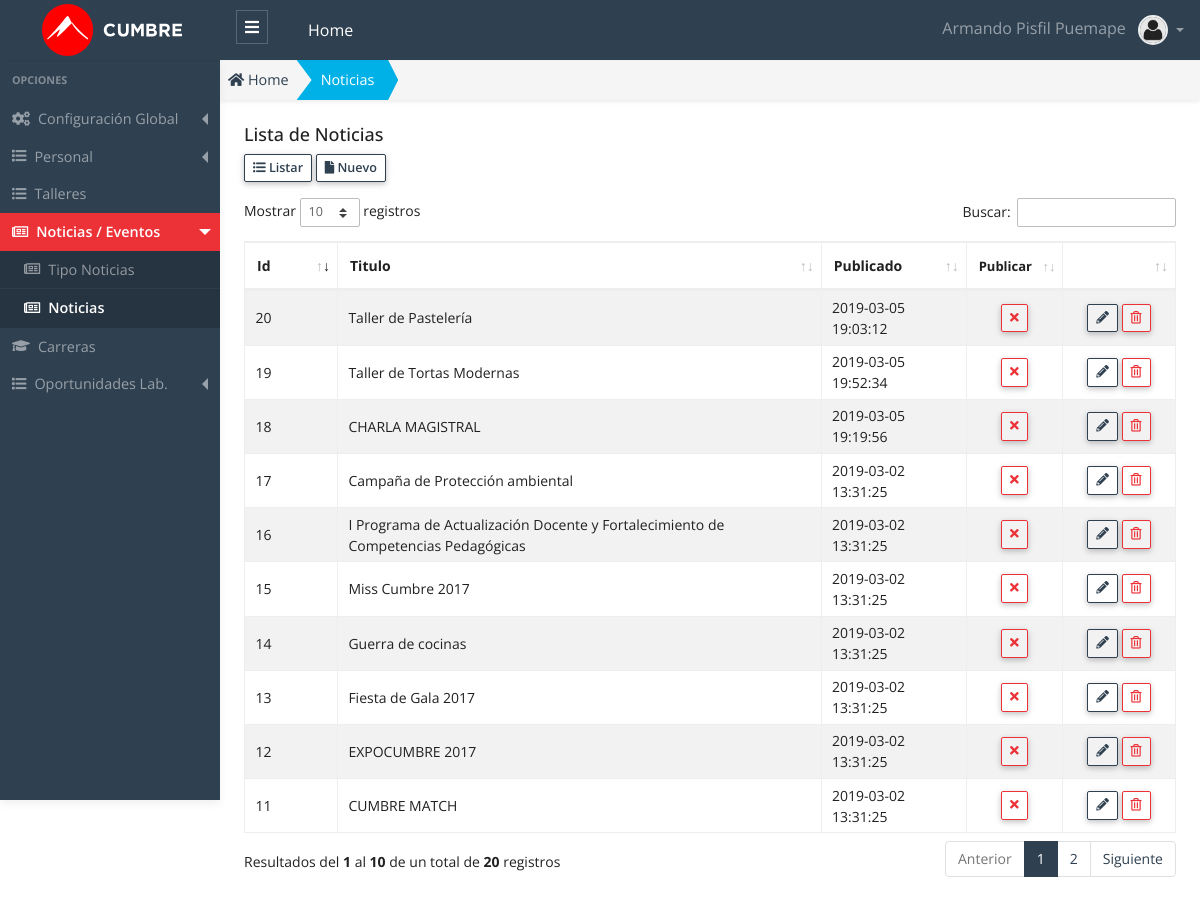
The app's page /public/admin/noticia/noticia.php (signed in) with its own data.
### tables this page shows
CREATE TABLE `noticia` (
  `id` int(11) unsigned NOT NULL AUTO_INCREMENT,
  `tipo_noticia_id` int(10) unsigned NOT NULL DEFAULT '1',
  `titulo` varchar(120) NOT NULL,
  `descripcion` longtext,
  `imagen` varchar(200) DEFAULT '',
  `url` varchar(200) NOT NULL,
  `item` int(11) DEFAULT NULL,
  `glosa` text,
  `publicar` char(1) DEFAULT 'S',
  `estado` tinyint(1) unsigned DEFAULT '1',
  `created_up` timestamp NULL DEFAULT CURRENT_TIMESTAMP ON UPDATE CURRENT_TIMESTAMP,
  PRIMARY KEY (`id`) USING BTREE
);

### public/app/database/Connection.php (called while the page is built, shortened)
<?php
Class Connection
{
  protected $db_host   = 'localhost';
  protected $db_user   = 'root';
  protected $db_pass   = '';
  protected $db_name   = 'escuelac_w_ne16';
  protected $db_port   = '3306';
  protected $db_driver = 'mysql';
  protected $query  = '';
  protected $conn   = null  ;
  private function openConnection()
  {
    $str_conn = $this->db_driver.":host=".$this->db_host.";port=".$this->db_port.";dbname=" .$this->db_name;
    $this->conn = new PDO($str_conn,$this->db_user,$this->db_pass);
    $this->conn->setAttribute(PDO::ATTR_ERRMODE, PDO::ERRMODE_EXCEPTION);
    $this->conn->query("SET NAMES 'utf8'");
    return $this->conn ;
  }
  protected function executeQuery()
  {
    $stm = $this->conn->prepare($this->query);
    $this->status = $stm->execute() ;
    if($this->status)
    {
      $column_count = $stm->columnCount() ;
      if ($column_count > 0)
      {
        $rows  = $stm->fetchAll(PDO::FETCH_ASSOC) ;
      }
    }
  }
}

### public/app/models/Noticia.php (called while the page is built, shortened)
<?php
class Noticia extends Connection {
  public function getAll()
  {
    try{
      $this->query = "SELECT * FROM noticia; ";
      $this->executeQuery();
      $data = $this->rows ;
      return $data;
    }catch(exception $e){
      throw new Exception($e->getMessage());
    }
  }
}

### public/app/controllers/NoticiaController.php (called while the page is built, shortened)
<?php
 class NoticiaController
{
  public function getAll()
  {
    try
    {
      $noticia  = new Noticia();
      $data = $noticia->getAll();
      return $data ;
    }
    catch (Exception $e)
    {
      throw new Exception($e->getMessage());
    }
  }
}

### public/admin/noticia/noticia.php (the view, shortened to what this page needs)
<?php
    $noticia_controller = new NoticiaController();
    $data = $noticia_controller->getAll();
    $title_page = "Noticias";
?>
<!DOCTYPE html>
<html lang="es">
<head>
  <?php
    require_once "../layout/head_links.phtml";
  ?>
</head>
<body>
  <?php require "../layout/header.phtml"; ?>
  <div class="app-wrap">
    <?php require_once "../layout/sidebar.phtml";?>
    <main role="main" class="main">
      <nav class="full-content" aria-label="breadcrumb">
        <ol class="breadcrumb breadcrumb-shape shadow-sm radius-0">
          <li class="breadcrumb-item">
            <a href="admin">
              <i class="fas fa-home"></i> Home
            </a>
          </li>
          <li class="breadcrumb-item active bg-info text-white" aria-current="page">
            <a class="link-white" href="admin/noticia/noticia.php">
              <?php echo $title_page; ?>
            </a>
          </li>
        </ol>
      </nav>
      <div class="container-full p-2 fs-x-14">
        <div class="row">
          <div class="col-12">
            <h5 class="page-header-title">Lista de <?php echo $title_page; ?> </h5>
          </div>
          <div class="col-12 mb-3">
            <a href="admin/noticia/noticia.php" class="btn btn-outline-primary btn-sm btn-bar" role="button">
              <i class="fas fa-list-ul"></i>
              Listar
            </a>
            <a href="admin/noticia/nuevo.php" class="btn btn-outline-primary btn-sm btn-bar" role="button">
              <i class="fas fa-file"></i>
              Nuevo
            </a>
          </div>
          <div class="col-12">
            <div class="table-responsive">
            <table id="dataTableList" class="table table-striped table-bordered" style="width:100%">
              <thead>
                <tr>
                  <th width="50">Id </th>
                  <th>Titulo </th>
                  <th>Publicado </th>
                  <th width="50" class="fs-x-13"> Publicar </th>
                  <th width="70"></th>
                </tr>
              </thead>
              <tbody>
                <?php foreach ($data as &$row) {?>
                  <?php
                    $classBtn = "" ;
                    $title    = "" ;
                    $icon_pub = "" ;
                    if(!empty($row["publicar"])){
                      if($row["publicar"] == "S"){
                        $classBtn =  "btn-outline-danger";
                        $title = "Desactivar/Ocultar" ;
                        $icon_pub = '<i class="fas fa-times"></i>';
                      }
                      else {
                        $classBtn =  "btn-outline-success";
                        $title = "Publicar" ;
                        $icon_pub = '<i class="fas fa-check"></i>';
                      }
                    }
                    $title_estado   = "";
                    $class_estado   = "";
                    $class_disabled = "";
                    if($row["estado"] == 1)
                    {
                      $title_estado = "Eliminar" ;
                    }
                    else
                    {
                      $title_estado   = "Recuperar" ;
                      $class_estado   = "row-disabled";
                      $class_disabled = "is-disabled";
                    }
                  ?>
                <tr class="<?php echo $class_estado ;?>" >
                  <td> <?php echo $row["id"] ?> </td>
                  <td> <?php echo $row["titulo"] ?> </td>
                  <td> <?php echo $row["created_up"] ?> </td>
                  <td class="text-center">
                    <button onclick="modalPublicar(<?php echo $row['id'] ?>, `<?php echo $row['titulo'] ?>` ,`<?php echo $title ?>`, `<?php echo $row['publicar'] ?>`);" class="btn btn-sm lh-1 btn-table <?php echo $classBtn.' ' .$class_disabled; ; ?> " title="<?php echo $title; ?>" >
                    <?php echo $icon_pub ;?>
                    </button>
                  </td>
                  <td class="text-center">
                    <a class="btn btn-outline-primary btn-sm lh-1 btn-table <?php echo $class_disabled ; ?>" href="admin/noticia/editar.php?id=<?php echo $row["id"] ?>" title="Editar">
                    <i class="fas fa-pencil-alt"></i>
                    </a>
                    <button class="btn btn-outline-danger btn-sm lh-1 btn-table" onclick="modalDelete(<?php echo $row["id"] ?>, `<?php echo $row['titulo'] ?>`,`<?php echo $title_estado ?>`,`<?php echo $row['estado'] ?>`);" title="<?php echo $title_estado ;?>">
                    <i class="far fa-trash-alt"></i>
                    </button>
                  </td>
                </tr>
                <?php }?>
              </tbody>
            </table>
            </div>
          </div>
        </div>
      </div>
    </main>
  </div>
  <?php require_once "../layout/datatables.phtml"?>
</body>
</html>

### records on screen
noticia: id "11", titulo "CUMBRE MATCH", created_up "2019-03-02 13:31:25", publicar "S" (drawn)
noticia: id "12", titulo "EXPOCUMBRE 2017", created_up "2019-03-02 13:31:25", publicar "S" (drawn)
noticia: id "13", titulo "Fiesta de Gala 2017", created_up "2019-03-02 13:31:25", publicar "S" (drawn)
noticia: id "14", titulo "Guerra de cocinas", created_up "2019-03-02 13:31:25", publicar "S" (drawn)
noticia: id "15", titulo "Miss Cumbre 2017", created_up "2019-03-02 13:31:25", publicar "S" (drawn)
noticia: id "16", titulo "I Programa de Actualización Docente y Fortalecimiento de Competencias Pedagógicas", created_up "2019-03-02 13:31:25", publicar "S" (drawn)
noticia: id "17", titulo "Campaña de Protección ambiental", created_up "2019-03-02 13:31:25", publicar "S" (drawn)
noticia: id "18", titulo "CHARLA MAGISTRAL", created_up "2019-03-05 19:19:56", publicar "S" (drawn)
noticia: id "19", titulo "Taller de Tortas Modernas", created_up "2019-03-05 19:52:34", publicar "S" (drawn)
noticia: id "20", titulo "Taller de Pastelería", created_up "2019-03-05 19:03:12", publicar "S" (drawn)

### other values on screen
$_SESSION['USER']['nombre'] "Armando"
$_SESSION['USER']['apellidos'] "Pisfil Puemape"
$title_page "Noticias"
